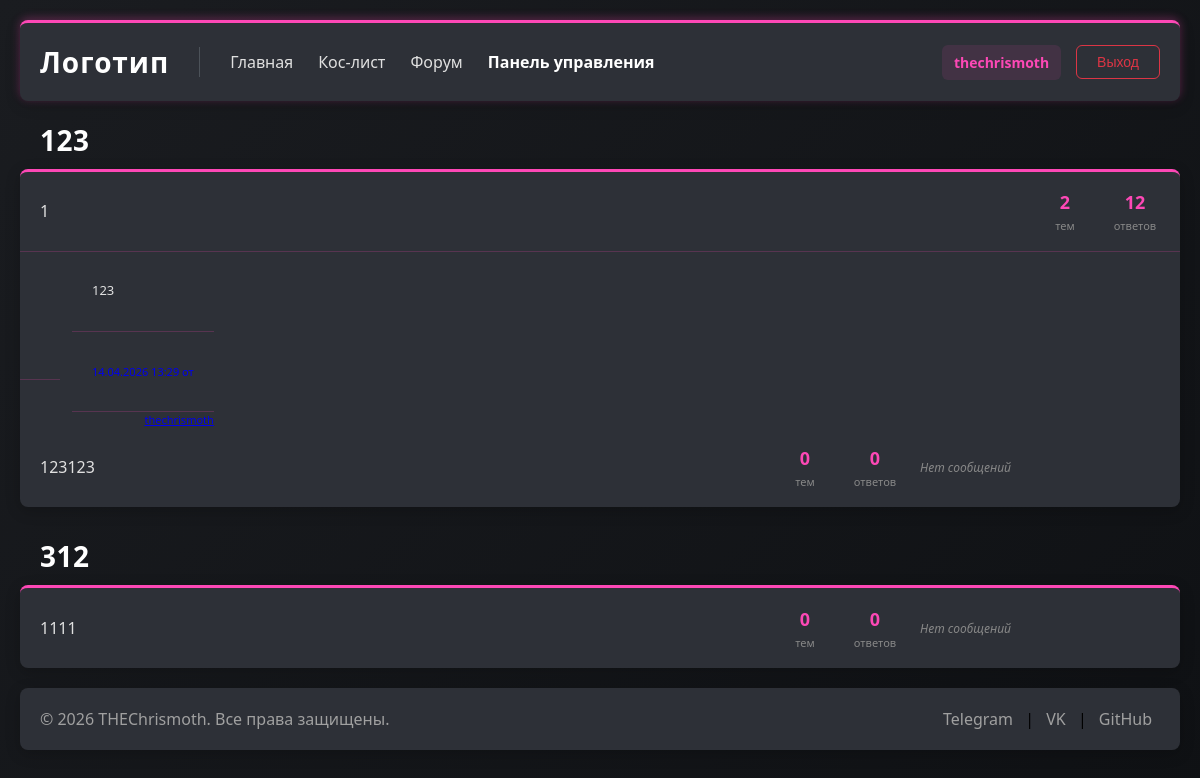
The app's page / (signed in) with its own data.
### forum/models.py (models this page shows, shortened)
class Category(models.Model):
    title = models.CharField('Название категории', max_length=100)
    slug = models.SlugField(unique=True)
    require_auth = models.BooleanField(
        'Только для авторизованных',
        default=False,
        help_text='Если включено, категорию видят только авторизованные пользователи'
    )
    view_groups = models.ManyToManyField(
        Group,
        blank=True,
        verbose_name='Группы с доступом',
        help_text='Оставьте пустым для доступа всем пользователям (с учетом require_auth)'
    )
    class Meta:
        ordering = ['title']
        verbose_name = 'Категорию'
        verbose_name_plural = 'Категории'
    def is_visible_to_user(self, user):
        if user.is_superuser:
            return True

class SubCategory(models.Model):
    title = models.CharField('Название подкатегории', max_length=100)
    slug = models.SlugField(unique=True)
    category = models.ForeignKey(
        Category,
        on_delete=models.CASCADE,
        related_name='subcategories',
        verbose_name='Категория'
    )
    require_auth = models.BooleanField(
        'Только для авторизованных',
        default=False,
        help_text='Если включено, подкатегорию видят только авторизованные пользователи'
    )
    view_groups = models.ManyToManyField(
        Group,
        blank=True,
        verbose_name='Группы с доступом',
        help_text='Оставьте пустым для доступа всем пользователям (с учетом require_auth)'
    )
    class Meta:
        verbose_name = 'Подкатегорию'
        verbose_name_plural = 'Подкатегории'
        ordering = ['category', 'title']
    def is_visible_to_user(self, user):
        if not self.category.is_visible_to_user(user):
            return False
        if user.is_superuser:
            return True
    def topics_count(self):
        return self.topics.count()
    def posts_count(self):
        return Post.objects.filter(topic__subcategory=self).count()
    def last_post(self):
        return Post.objects.filter(topic__subcategory=self).order_by('-created_at').first()

class Post(models.Model):
    content = models.TextField('Содержание')
    author = models.ForeignKey(User, on_delete=models.CASCADE, related_name='posts')
    topic = models.ForeignKey(
        Topic,
        on_delete=models.CASCADE,
        related_name='posts',
        verbose_name='Тема'
    )
    created_at = models.DateTimeField(auto_now_add=True)
    updated_at = models.DateTimeField(auto_now=True)
    class Meta:
        ordering = ['created_at']
        verbose_name = 'Пост'
        verbose_name_plural = 'Посты'

class Topic(models.Model):
    title = models.CharField('Название темы', max_length=100)
    slug = models.SlugField(unique=True, blank=True)
    author = models.ForeignKey(User, on_delete=models.CASCADE, related_name='topics')
    created_at = models.DateTimeField(auto_now_add=True)
    updated_at = models.DateTimeField(auto_now=True)
    subcategory = models.ForeignKey(
        SubCategory,
        on_delete=models.CASCADE,
        related_name='topics',
        verbose_name='Подкатегории'
    )
    class Meta:
        ordering = ['-updated_at']
        verbose_name = 'Тему'
        verbose_name_plural = 'Темы'

### forum/views.py (the view)
# urls.py: path('', views.forum_view, name='home'),
def forum_view(request):
    all_categories = Category.objects.all()
    categories = []
    for category in all_categories:
        if category.is_visible_to_user(request.user):
            visible_subcategories = []
            for subcategory in category.subcategories.all():
                if subcategory.is_visible_to_user(request.user):
                    visible_subcategories.append(subcategory)
            if visible_subcategories:
                categories.append({
                    'category': category,
                    'subcategories': visible_subcategories
                })
    context = {
        'categories': categories,
    }
    return render(request, 'forum/forum_index.html', context)

### templates/forum/forum_index.html
{% extends 'base.html' %}
{% load static %}
{% block extra_css %}
    <link rel="stylesheet" href="{% static 'forum/css/style.css' %}">
{% endblock %}
{% block content %}
<div class="forum-container">
    <ul class="categorys">
        {% for category_data in categories %}
            <li class="category-item">
                <h2 class="category-title">{{ category_data.category.title }}</h2>
                <div class="subcategories-block">
                    <div class="subcategories-container">
                        <ul class="subcategories-grid">
                            {% for subcategory in category_data.subcategories %}
                                <li>
                                    <a href="{% url 'subcategory_detail' slug=subcategory.slug %}" class="subcategory-card">
                                        <span class="subcategory-title">{{ subcategory.title }}</span>
                                        <div class="subcategory-stats">
                                            <div class="stat-item">
                                                <span class="stat-value">{{ subcategory.topics_count }}</span>
                                                <span class="stat-label">тем</span>
                                            </div>
                                            <div class="stat-item">
                                                <span class="stat-value">{{ subcategory.posts_count }}</span>
                                                <span class="stat-label">ответов</span>
                                            </div>
                                        </div>
                                        <div class="subcategory-last-post">
                                            {% with last_post=subcategory.last_post %}
                                                {% if last_post %}
                                                    <div class="last-post-content">
                                                        <div class="last-post-topic">{{ last_post.topic.title|truncatechars:25 }}</div>
                                                        <div class="last-post-meta">
                                                            {{ last_post.created_at|date:"d.m.Y H:i" }} от
                                                            <a href="{% url 'profile_view' username=last_post.author.username %}" class="last-post-author">{{ last_post.author.username }}</a>
                                                        </div>
                                                    </div>
                                                {% else %}
                                                    <span class="no-posts">Нет сообщений</span>
                                                {% endif %}
                                            {% endwith %}
                                        </div>
                                    </a>
                                </li>
                            {% endfor %}
                        </ul>
                    </div>
                </div>
            </li>
        {% empty %}
            <li class="category-item">
                <div class="no-subcategories">
                    У вас нет доступа ни к одной категории
                </div>
            </li>
        {% endfor %}
    </ul>
</div>
{% endblock %}

### templates/base.html (shortened to what this page needs)
{% load static %}
<!DOCTYPE html>
<html>
<head>
    <link rel="stylesheet" href="{% static 'css/style.css' %}">
    {% block extra_css %}{% endblock %}
</head>
<body>
    <header>
        <div class="container">
            <div class="header-left">
                <h1><a href="/">Логотип</a></h1>
                <nav>
                    <a href="/">Главная</a>
                    <a href="/koslist">Кос-лист</a>
                    <a href="/forum/">Форум</a>
                    {% if user.is_superuser %}
                        <a href="/admin/" class="admin-link">Панель управления</a>
                    {% endif %}
                </nav>
            </div>
            <div class="header-right">
                {% if user.is_authenticated %}
                    <div class="user-menu">
                        <a href="{% url 'profile_view' username=user.username %}" class="profile-link">{{ user.username }}</a>
                        <form method="post" action="{% url 'logout' %}" class="logout-form">
                            <button type="submit" class="logout-btn">Выход</button>
                        </form>
                    </div>
                {% else %}
                    <div class="auth-buttons">
                        <a href="{% url 'register' %}" class="register-btn">Регистрация</a>
                        <a href="{% url 'login' %}" class="login-btn">Вход</a>
                    </div>
                {% endif %}
            </div>
        </div>
    </header>
    <main>
        <div class="container">
            {% block content %}
            {% endblock %}
        </div>
    </main>
    <footer>
        <div class="container">
            <p>© 2026 THEChrismoth. Все права защищены.</p>
            <div class="social-links">
                <a href="#">Telegram</a> |
                <a href="#">VK</a> |
                <a href="#">GitHub</a>
            </div>
        </div>
    </footer>
</body>
</html>

### static/css/style.css (style rules this page uses)
* { margin: 0; padding: 0; box-sizing: border-box; }
body { font-family: 'Segoe UI', Tahoma, Geneva, Verdana, sans-serif; background: linear-gradient(135deg, #1a1c20 0%, #0f1114 100%); min-height: 100vh; display: flex; flex-direction: column; align-items: center; padding: 20px; }
.container { max-width: 1600px; margin: 0 auto; padding: 0 20px; }
header { background: #2D3037; border-radius: 8px; margin-bottom: 20px; padding: 20px 0; border-top: 3px solid #FD48B6; box-shadow: 0 -2px 10px rgba(253, 72, 182, 0.3), 0 4px 15px rgba(0, 0, 0, 0.2); transition: all 0.3s ease; width: 100%; max-width: 1600px; }
header .container { display: flex; justify-content: space-between; align-items: center; flex-wrap: wrap; gap: 20px; }
header h1 { color: #ffffff; font-size: 28px; letter-spacing: 1px; }
header h1 a { color: #ffffff; text-decoration: none; }
header nav { display: flex; gap: 25px; }
header nav a { color: #e0e0e0; text-decoration: none; font-weight: 500; transition: color 0.3s ease; }
main { background: rgba(45, 48, 55, 0.6); border-radius: 8px; padding: 30px 0; margin-bottom: 20px; backdrop-filter: blur(10px); width: 100%; max-width: 1600px; }
footer { background: #2D3037; border-radius: 8px; padding: 20px 0; width: 100%; max-width: 1600px; box-shadow: 0 4px 15px rgba(0, 0, 0, 0.2); margin-top: 20px; }
footer .container { display: flex; justify-content: space-between; align-items: center; flex-wrap: wrap; gap: 15px; padding: 0 20px; }
footer p { color: #a0a0a0; }
footer .social-links a { color: #a0a0a0; text-decoration: none; margin: 0 8px; transition: color 0.3s ease; }
.header-left { display: flex; align-items: center; gap: 30px; }
.header-right { display: flex; align-items: center; }
.profile-link { color: #FD48B6; font-weight: 600; font-size: 14px; padding: 8px 12px; border-radius: 6px; background: rgba(253, 72, 182, 0.1); text-decoration: none; transition: all 0.3s ease; }
.user-menu { display: flex; align-items: center; gap: 15px; }
.logout-form { margin: 0; }
.logout-btn { background: transparent; color: #dc3545; border: 1px solid #dc3545; padding: 8px 20px; border-radius: 6px; cursor: pointer; font-weight: 500; font-size: 14px; transition: all 0.3s ease; }
.admin-link { color: #ffffff !important; font-weight: 600; }

### records on screen
Category: category "123"
SubCategory: title "1", topics_count "2", posts_count "12", last_post.topic "123", last_post.created_at "14.04.2026 13:29", last_post.author.username "thechrismoth"
SubCategory: title "123123", topics_count "0", posts_count "0", shows "Нет сообщений"
Category: category "312"
SubCategory: title "1111", topics_count "0", posts_count "0", shows "Нет сообщений"

### other values on screen
{{ user.username }} "thechrismoth"
